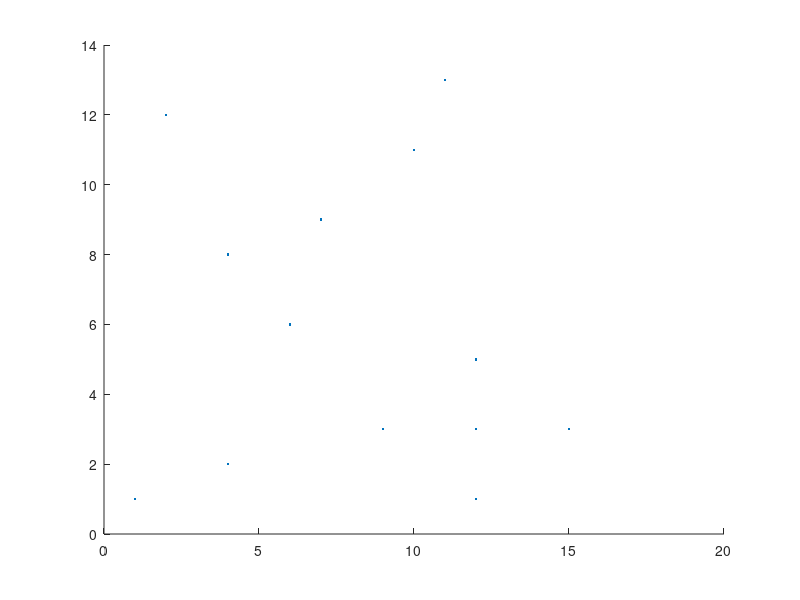
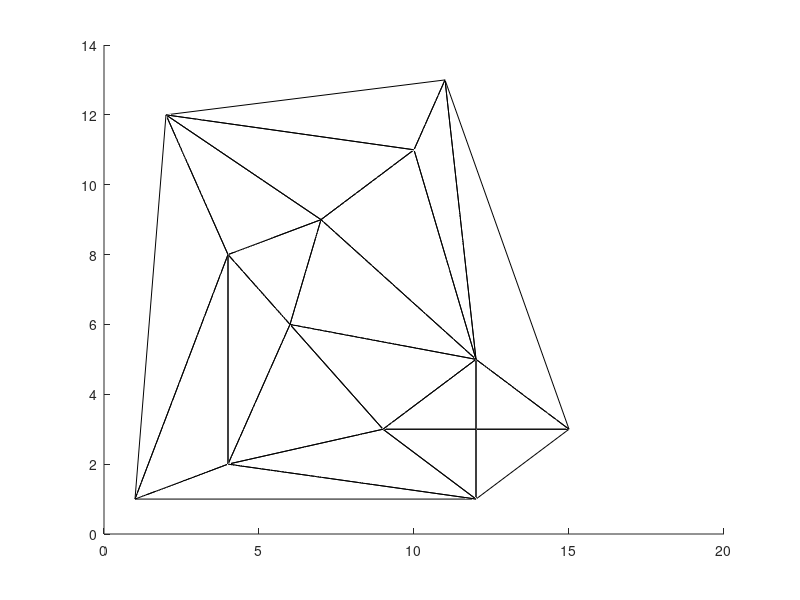
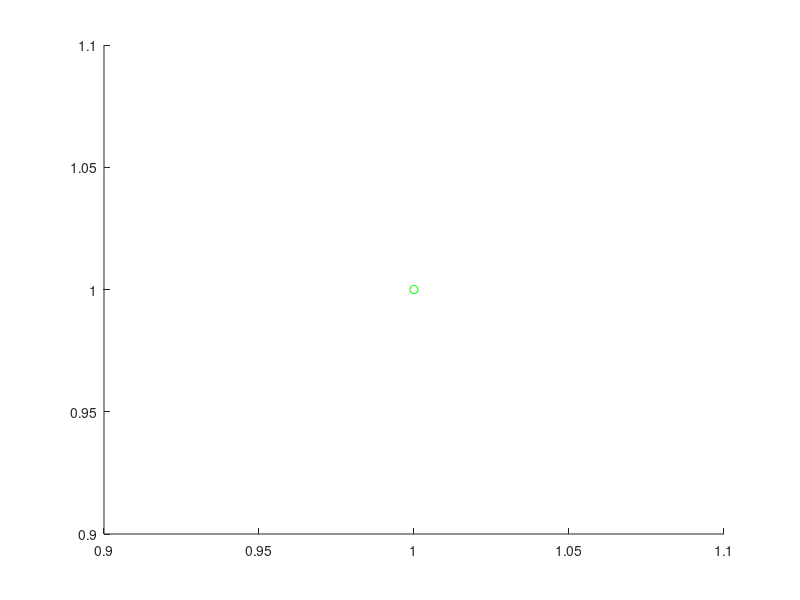

The MATLAB script that drew these images, in order: (Note: this script raises an error after producing the figures.)
clc;
clear all;
close all;

%% input points

pts = [1,1;
    6,6;
    12,3;
    15,3;
    12,1;
    4,8;
    7,9;
    9,3;
    11,13;
    12,5;
    2,12;
    10,11;
    4,2
    ];
pts = [pts,[1:size(pts,1)]'];
scatter(pts(:,1),pts(:,2),'.');         %showing points

% all points are denoted by [x y index]

%% delaunay triangulation by matlab
figure;

tri = delaunay(pts(:,1:2));      %delaunay triangulation using MATLAB
patch('Faces',tri,'Vertices',pts,'FaceColor','none');

%% algorihm

% creating the super triangle which will contain all the points inside it
xmax = max(pts(:,1));       xmin = min(pts(:,1));
ymax = max(pts(:,2));       ymin = min(pts(:,2));
spacing = 20;
p1_s = [xmin-spacing,ymin-spacing,size(pts,1)+1];
p2_s = [xmax+spacing,ymin-spacing,size(pts,1)+2];
p3_s = [0.5*(xmax+xmin),ymax+spacing,size(pts,1)+3];
pts_new = [pts;p1_s;p2_s;p3_s];
tri_s = [p1_s(1,3),p2_s(1,3),p3_s(1,3)];


tri = [tri_s];
tri_main = [];
edgep= [];
bt = [];
bt_edges = [];
for i1 = 1:size(pts,1)
    fprintf('\n----------loopstart--------------\n')
%     hold on;
figure;
    scatter(pts(i1,1),pts(i1,2),'g');
    for j = 1:size(tri,1)           % for loop for triangles
        [center,r] = circumc(pts_new(tri(j,1),1:2),...
            pts_new(tri(j,2),1:2),...
            pts_new(tri(j,3),1:2));         % getting center anbd radius of the circumcircle
        
        if (pts(i1,1)-center(1))^2 + (pts(i1,2)-center(2))^2-r^2 <0
            fprintf('\ninside the circle\n');
            bt = [bt;tri(j,:)]
            bt_edges = [bt_edges;tri(j,1),tri(j,2);tri(j,1),tri(j,3)...
                ;tri(j,2),tri(j,3)]
            
        else
            fprintf('\non or outside the circle\n');
        end
    end
    
        for i = 1:size(bt_edges,1)
            if bt_edges(i,1)>bt_edges(i,2)
                bt_edges(i,:) = fliplr(bt_edges(i,:));
            end
        end
    bt_edges

        
    for i = 1:size(bt_edges,1)
        uval = ismember(bt_edges,bt_edges(i,:),'rows');
        if sum(uval)==1
            edgep = [edgep;bt_edges(i,:)];     %edge of polygon
        end
    end
    edgep
    
    %plotting polygon
     for k1 = 1: size(edgep,1)
        plot_poly = [pts_new(edgep(k1,1),1:2);pts_new(edgep(k1,2),1:2)];
        hold on;
        plot(plot_poly(:,1),plot_poly(:,2),'k','LineWidth',2)
    end
    
    %triangulation
    tri = [tri;edgep,i1.*ones(size(edgep,1),1)]
%     tri = [tri;gt]
    % potting triangles
    
    for k = 1: size(tri,1)
        plot_pts = [pts_new(tri(k,1),1:2);pts_new(tri(k,2),1:2);...
            pts_new(tri(k,3),1:2);pts_new(tri(k,1),1:2)];
        hold on;
        plot(plot_pts(:,1),plot_pts(:,2),'r')
    end
    
    tri  = setdiff(tri,bt,'rows')
    bt = [];
    bt_edges = [];
    edgep = [];
end

% 
tri_new = [];
for i = 1:size(tri,1)
   if tri(i,1)~=size(pts,1)+1 && tri(i,1)~=size(pts,1)+2 && tri(i,1)~=size(pts,1)+3
       if tri(i,2)~=size(pts,1)+1 && tri(i,2)~=size(pts,1)+2 && tri(i,2)~=size(pts,1)+3
           if tri(i,3)~=size(pts,1)+1 && tri(i,3)~=size(pts,1)+2 && tri(i,3)~=size(pts,1)+3
    tri_new = [tri_new;tri(i,:)];
           end
       end
   end
end
tri_new = unique(tri_new,'rows')
figure;
scatter(pts(:,1),pts(:,2),'.'); 
hold on;
for k = 1: size(tri_new,1)
        plot_pts = [pts_new(tri_new(k,1),1:2);pts_new(tri_new(k,2),1:2);...
            pts_new(tri_new(k,3),1:2);pts_new(tri_new(k,1),1:2)];
        hold on;
        plot(plot_pts(:,1),plot_pts(:,2),'k')
end





% gt_new = [];
% for i = 1:size(gt,1)
%    if gt(i,1)~=9 && gt(i,1)~=10 && gt(i,1)~=11
%        if gt(i,2)~=9 && gt(i,2)~=10 && gt(i,2)~=11
%            if gt(i,3)~=9 && gt(i,3)~=10 && gt(i,3)~=11
%     gt_new = [gt_new;gt(i,:)];
%            end
%        end
%    end
% end
% gt_new = unique(gt_new,'rows')
% figure;
% scatter(pts(:,1),pts(:,2),'.'); 
% hold on;
% for k = 1: size(gt_new,1)
%         plot_pts = [pts_new(gt_new(k,1),1:2);pts_new(gt_new(k,2),1:2);...
%             pts_new(gt_new(k,3),1:2);pts_new(gt_new(k,1),1:2)];
%         hold on;
%         plot(plot_pts(:,1),plot_pts(:,2),'k')
% end
    

% hold on;
%  plot_pts = [pts_new(9,1:2);pts_new(11,1:2);...
%                 pts_new(1,1:2);pts_new(9,1:2)];
%        plot(plot_pts(:,1),plot_pts(:,2),'LineWidth',2)